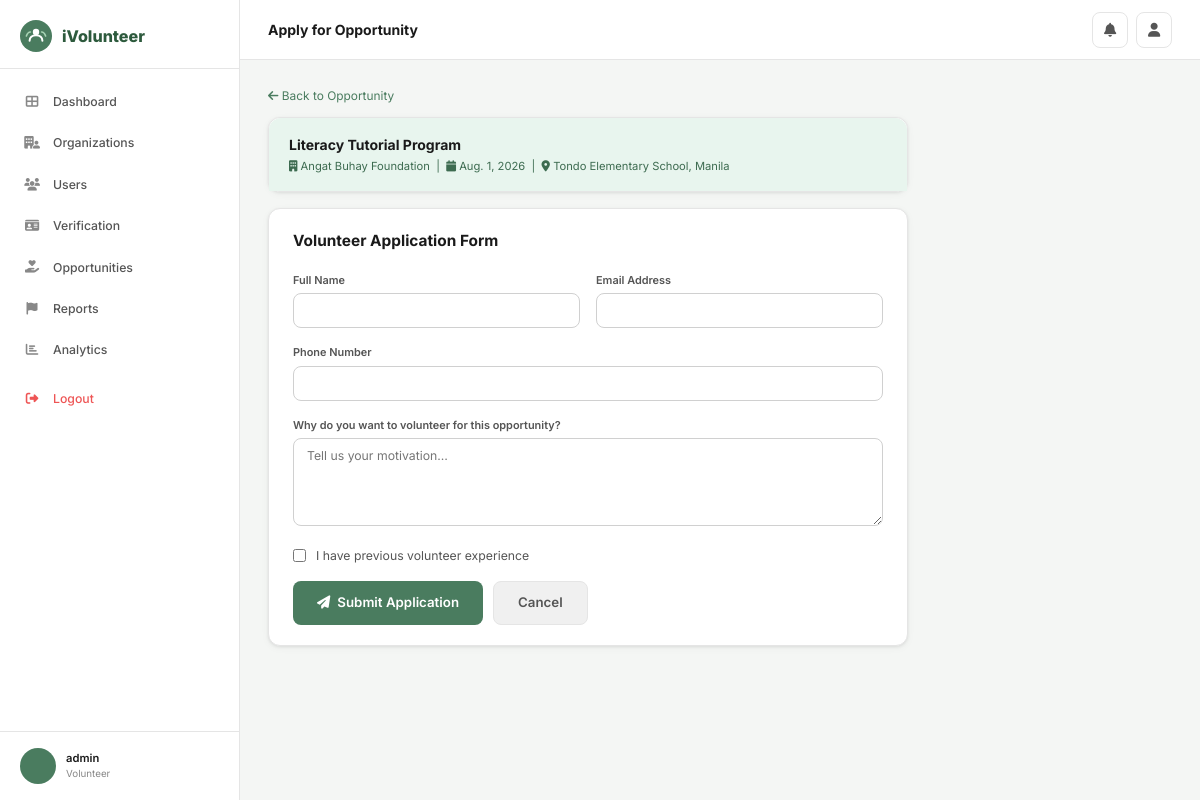
The page /opportunities/2/apply/ (signed in) on the database its author committed.
### core/models.py (models this page shows, shortened)
class User(AbstractUser):
    ROLE_CHOICES = [('volunteer','Volunteer'),('organization','Organization'),('admin','Admin')]
    STATUS_CHOICES = [('active','Active'),('pending','Pending'),('suspended','Suspended'),('inactive','Inactive')]
    role = models.CharField(max_length=20, choices=ROLE_CHOICES, default='volunteer')
    phone_number = models.CharField(max_length=20, blank=True)
    profile_picture = models.ImageField(upload_to='profile_pics/', blank=True, null=True)
    location = models.CharField(max_length=200, blank=True)
    status = models.CharField(max_length=20, choices=STATUS_CHOICES, default='active')
    is_verified = models.BooleanField(default=False)

class Opportunity(models.Model):
    CATEGORY_CHOICES = [('environmental','Environmental'),('healthcare','Healthcare'),('education','Education'),('community','Community'),('animal_care','Animal Care'),('disaster','Disaster Relief'),('other','Other')]
    STATUS_CHOICES = [('active','Active'),('pending','Pending'),('suspended','Suspended'),('completed','Completed'),('cancelled','Cancelled')]
    organization = models.ForeignKey(Organization, on_delete=models.CASCADE, related_name='opportunities')
    title = models.CharField(max_length=200)
    description = models.TextField()
    category = models.CharField(max_length=30, choices=CATEGORY_CHOICES)
    location = models.CharField(max_length=200)
    date = models.DateField()
    start_time = models.TimeField()
    end_time = models.TimeField()
    max_volunteers = models.PositiveIntegerField(default=50)
    requirements = models.TextField(blank=True)
    what_to_bring = models.TextField(blank=True)
    image = models.ImageField(upload_to='opportunities/', blank=True, null=True)
    status = models.CharField(max_length=20, choices=STATUS_CHOICES, default='active')
    created_at = models.DateTimeField(default=timezone.now)
    class Meta: ordering = ['-created_at']

class Organization(models.Model):
    ORG_TYPES = [('environmental','Environmental & Conservation'),('health','Health & Medical Support'),('education','Education & Youth Development'),('disaster','Disaster Relief & Humanitarian'),('community','Community & Social Welfare'),('animal','Animal Welfare'),('other','Other')]
    user = models.OneToOneField(User, on_delete=models.CASCADE, related_name='organization')
    name = models.CharField(max_length=200)
    org_type = models.CharField(max_length=30, choices=ORG_TYPES)
    description = models.TextField(blank=True)
    website = models.URLField(blank=True)
    address = models.CharField(max_length=300, blank=True)
    accreditation_doc = models.FileField(upload_to='accreditation/', blank=True, null=True)
    contact_person = models.CharField(max_length=100, blank=True)
    is_verified = models.BooleanField(default=False)
    total_events = models.PositiveIntegerField(default=0)
    total_volunteers = models.PositiveIntegerField(default=0)
    total_hours = models.PositiveIntegerField(default=0)
    rating = models.DecimalField(max_digits=3, decimal_places=2, default=0.0)
    rating_count = models.PositiveIntegerField(default=0)

### core/views.py (the view, shortened to what this page needs)
# urls.py: path('opportunities/<int:pk>/apply/', views.apply_opp, name='apply_opp'),
@login_required
def apply_opp(request, pk):
    if not is_vol(request.user): return redirect('opportunities_list')
    opp = get_object_or_404(Opportunity, pk=pk, status='active')
    if Application.objects.filter(volunteer=request.user, opportunity=opp).exists():
        messages.warning(request, 'You already applied for this opportunity.')
        return redirect('opp_detail', pk=pk)
    return render(request, 'core/apply_opp.html', {'opp': opp})

### core/views.py (called while the page is built)
def is_vol(u): return u.is_authenticated and u.role == 'volunteer'

### core/templates/core/apply_opp.html (shortened to what this page needs)
{% extends 'core/base.html' %}
{% block page_title %}Apply for Opportunity{% endblock %}
{% block content %}
<div style="margin-bottom:12px"><a href="{% url 'opp_detail' opp.pk %}" style="color:#4a7c5f;font-size:.85rem"><i class="fas fa-arrow-left"></i> Back to Opportunity</a></div>
<div style="max-width:640px">
  <div class="card mb-4">
    <div class="card-body" style="background:#e8f5ee;border-radius:12px 12px 0 0;padding:16px 20px">
      <div style="font-weight:700;font-size:1rem">{{ opp.title }}</div>
      <div style="font-size:.8rem;color:#3d6b50;margin-top:3px"><i class="fas fa-building"></i> {{ opp.organization.name }} &nbsp;|&nbsp; <i class="fas fa-calendar"></i> {{ opp.date }} &nbsp;|&nbsp; <i class="fas fa-map-marker-alt"></i> {{ opp.location }}</div>
    </div>
  </div>
  <div class="card">
    <div class="card-body">
      <h2 style="font-size:1.1rem;font-weight:700;margin-bottom:20px">Volunteer Application Form</h2>
      <form method="post">
        <div class="form-row">
          <div class="form-group">
            <label class="form-label">Full Name</label>
            <input type="text" name="full_name" class="form-control" value="{{ request.user.get_full_name }}" required>
          </div>
          <div class="form-group">
            <label class="form-label">Email Address</label>
            <input type="email" name="email" class="form-control" value="{{ request.user.email }}" required>
          </div>
        </div>
        <div class="form-group">
          <label class="form-label">Phone Number</label>
          <input type="tel" name="phone" class="form-control" value="{{ request.user.phone_number }}" required>
        </div>
        <div class="form-group">
          <label class="form-label">Why do you want to volunteer for this opportunity?</label>
          <textarea name="motivation" class="form-control" rows="4" placeholder="Tell us your motivation…"></textarea>
        </div>
        <div class="form-group">
          <label style="display:flex;align-items:flex-start;gap:10px;cursor:pointer">
            <input type="checkbox" name="has_experience" style="margin-top:2px;accent-color:#4a7c5f">
            <span style="font-size:.875rem;color:#555">I have previous volunteer experience</span>
          </label>
        </div>
        <div style="display:flex;gap:10px;margin-top:8px">
          <button type="submit" class="btn btn-green btn-lg"><i class="fas fa-paper-plane"></i> Submit Application</button>
          <a href="{% url 'opp_detail' opp.pk %}" class="btn btn-grey btn-lg">Cancel</a>
        </div>
      </form>
    </div>
  </div>
</div>
{% endblock %}

### core/templates/core/base.html (shortened to what this page needs)
<!DOCTYPE html>
<html lang="en">
<head>
<link rel="stylesheet" href="https://cdnjs.cloudflare.com/ajax/libs/font-awesome/6.5.0/css/all.min.css">
{% load static %}
</head>
<body>
{% block full_page %}
<div class="layout">
  {% if user.is_authenticated %}
  <aside class="sidebar">
    <div class="sidebar-logo">
      <span class="sidebar-logo-text">iVolunteer</span>
    </div>
    <nav class="sidebar-nav">
      {% if user.role == 'admin' or user.is_superuser %}
        <a href="{% url 'admin_dashboard' %}" class="nav-item {% if request.resolver_match.url_name == 'admin_dashboard' %}active{% endif %}">
          <i class="fas fa-th-large"></i> Dashboard
        </a>
        <a href="{% url 'admin_organizations' %}" class="nav-item {% if 'admin_org' in request.resolver_match.url_name %}active{% endif %}">
          <i class="fas fa-building-user"></i> Organizations
        </a>
        <a href="{% url 'admin_users' %}" class="nav-item {% if 'admin_user' in request.resolver_match.url_name %}active{% endif %}">
          <i class="fas fa-users"></i> Users
        </a>
        <a href="{% url 'admin_verification' %}" class="nav-item {% if 'verification' in request.resolver_match.url_name %}active{% endif %}">
          <i class="fas fa-id-card"></i> Verification
        </a>
        <a href="{% url 'admin_opportunities' %}" class="nav-item {% if 'admin_opportunities' in request.resolver_match.url_name %}active{% endif %}">
          <i class="fas fa-hand-holding-heart"></i> Opportunities
        </a>
        <a href="{% url 'admin_reports' %}" class="nav-item {% if 'report' in request.resolver_match.url_name %}active{% endif %}">
          <i class="fas fa-flag"></i> Reports
        </a>
        <a href="{% url 'admin_analytics' %}" class="nav-item {% if 'analytics' in request.resolver_match.url_name %}active{% endif %}">
          <i class="fas fa-chart-bar"></i> Analytics
        </a>
      {% endif %}
      <a href="{% url 'logout' %}" class="nav-item nav-logout" style="margin-top:8px">
        <i class="fas fa-sign-out-alt"></i> Logout
      </a>
    </nav>
    <div class="sidebar-footer">
      <div class="sidebar-user">
        <div class="s-avatar">
        </div>
        <div>
          <div class="s-user-name">{{ user.get_full_name|default:user.username }}</div>
          <div class="s-user-role">{{ user.get_role_display }}</div>
        </div>
      </div>
    </div>
  </aside>
  {% endif %}
  <main class="main">
    {% if user.is_authenticated %}
    <header class="topbar">
      <span class="topbar-title">{% block page_title %}{% endblock %}</span>
      <div class="topbar-right">
        <a href="{% url 'notifications' %}" class="icon-btn" title="Notifications">
          <i class="fas fa-bell"></i>
        </a>
        {% if user.role == 'volunteer' %}
        <a href="{% url 'vol_profile' %}" class="icon-btn"><i class="fas fa-user"></i></a>
        {% elif user.role == 'organization' %}
        <a href="{% url 'org_profile' %}" class="icon-btn"><i class="fas fa-building"></i></a>
        {% endif %}
      </div>
    </header>
    {% endif %}
    <div class="content">
      {% block content %}{% endblock %}
    </div>
  </main>
</div>
{% endblock full_page %}
</body>
</html>

### core/templates/core/base.html (style rules this page uses)
:root { --green:#4a7c5f;--green-dark:#2d5a3d;--green-mid:#3d6b50;--green-light:#e8f5ee; --green-btn:#4a7c5f;--accent:#f0a500; --sidebar-bg:#fff;--sidebar-w:240px; --text:#1a1a1a;--text-2:#555;--text-3:#888; --bg:#f4f6f4;--white:#fff; --border:#e5e5e5;--border-2:#d0d0d0; --radius:12px;--radius-sm:8px; --shadow:0 1px 3px rgba(0,0,0,.08),0 2px 8px rgba(0,0,0,.04); --shadow-md:0 4px 16px rgba(0,0,0,.1); }
*,*::before,*::after { box-sizing:border-box;margin:0;padding:0 }
html { font-size:14px }
body { font-family:'Inter',sans-serif;background:var(--bg);color:var(--text);line-height:1.5 }
a { color:inherit;text-decoration:none }
button,input,select,textarea { font-family:inherit }
.layout { display:flex;min-height:100vh }
.sidebar { width:var(--sidebar-w);background:var(--white);border-right:1px solid var(--border);position:fixed;top:0;left:0;bottom:0;display:flex;flex-direction:column;overflow-y:auto;z-index:200 }
.sidebar-logo { padding:20px 20px 16px;display:flex;align-items:center;gap:10px;border-bottom:1px solid var(--border) }
.sidebar-logo-text { font-size:1.15rem;font-weight:800;color:var(--green-dark) }
.sidebar-nav { flex:1;padding:12px 0 }
.nav-item { display:flex;align-items:center;gap:12px;padding:11px 20px;color:var(--text-2);font-size:.875rem;font-weight:500;cursor:pointer;transition:.15s;border-left:3px solid transparent;margin:1px 0 }
.nav-item i { width:18px;text-align:center;color:var(--text-3);font-size:.9rem }
.nav-logout { color:#e55;margin-top:auto }
.nav-logout i { color:#e55 }
.sidebar-footer { padding:16px 20px;border-top:1px solid var(--border) }
.sidebar-user { display:flex;align-items:center;gap:10px }
.s-avatar { width:36px;height:36px;border-radius:50%;background:var(--green);color:#fff;display:flex;align-items:center;justify-content:center;font-weight:700;font-size:.8rem;flex-shrink:0;overflow:hidden }
.s-user-name { font-size:.8rem;font-weight:600;color:var(--text) }
.s-user-role { font-size:.7rem;color:var(--text-3) }
.main { margin-left:var(--sidebar-w);flex:1;display:flex;flex-direction:column }
.topbar { background:var(--white);border-bottom:1px solid var(--border);height:60px;display:flex;align-items:center;justify-content:space-between;padding:0 28px;position:sticky;top:0;z-index:100 }
.topbar-title { font-size:1rem;font-weight:700;color:var(--text) }
.topbar-right { display:flex;align-items:center;gap:8px }
.icon-btn { width:36px;height:36px;border-radius:8px;border:1px solid var(--border);background:var(--white);display:flex;align-items:center;justify-content:center;color:var(--text-2);cursor:pointer;transition:.15s;position:relative }
.content { padding:24px 28px;flex:1;max-width:1180px;width:100% }
.card { background:var(--white);border-radius:var(--radius);border:1px solid var(--border);box-shadow:var(--shadow) }
.card-body { padding:20px 24px }
.btn { display:inline-flex;align-items:center;gap:7px;padding:9px 20px;border-radius:8px;font-size:.85rem;font-weight:600;cursor:pointer;border:none;transition:.15s;line-height:1.3 }
.btn-green { background:var(--green-btn);color:#fff }
.btn-grey { background:#f0f0f0;color:var(--text-2);border:1px solid var(--border) }
.btn-lg { padding:12px 24px;font-size:.95rem }
.form-group { margin-bottom:16px }
.form-label { display:block;font-size:.78rem;font-weight:600;color:var(--text-2);margin-bottom:5px }
.form-control { width:100%;padding:9px 13px;border:1.5px solid var(--border-2);border-radius:var(--radius-sm);font-size:.875rem;color:var(--text);background:var(--white);outline:none;transition:.15s }
textarea.form-control { resize:vertical;min-height:88px }
.form-row { display:grid;grid-template-columns:1fr 1fr;gap:16px }
.mb-4 { margin-bottom:16px }

### rows shown on the page
User: get_full_name "admin", role "Volunteer"
Opportunity: title "Literacy Tutorial Program", organization.name "Angat Buhay Foundation", date "Aug. 1, 2026", location "Tondo Elementary School, Manila"
